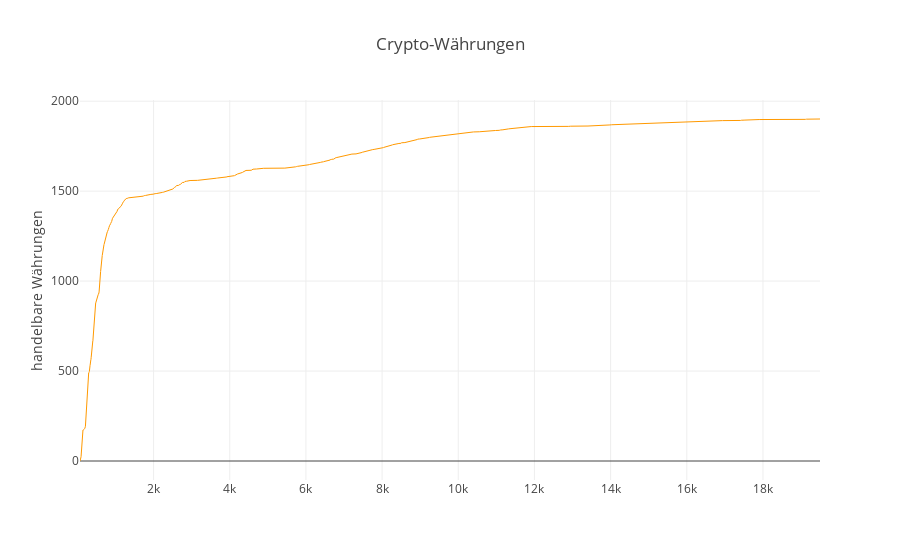

Notebook code cell kept with this figure:
### Code cell
#reshape to create scatter plot with x=close values, y=index
#relativ dämlich!

from plotly import tools
import plotly.offline as py
py.init_notebook_mode(connected=True)
import plotly.graph_objs as go 

trace0 = go.Scatter(
    x= df_BTC_close['close'], 
    y= df_BTC_close['index'],
    name='density',
    mode = 'lines',
    line = dict(
        color = ('rgb(255,153,0)'),
        width = 1)
       
    

)

data = [trace0]
layout = go.Layout(
    title='Crypto-Währungen',
    yaxis={
        'title': 'handelbare Währungen',
        'nticks': 10,
        
    },
    yaxis2={
        'title': 'Zeit',
        'nticks': 10,
    }
)
fig = go.Figure(data=data, layout=layout)
py.iplot(fig, filename='cryto-overview')

### Figure 1 — Plotly figure (JSON) as saved in the notebook; plotly's stock layout.template omitted (floating-point values rounded to 4 significant figures; data arrays with more than 128 entries replaced by an {"elided": "..."} marker saying what was removed)
{"data": [{"line": {"color": "rgb(255,153,0)", "width": 1}, "mode": "lines", "name": "density", "type": "scatter", "x": {"elided": "1902 float values"}, "y": {"elided": "1902 int values"}}], "layout": {"title": "Crypto-Währungen", "yaxis": {"nticks": 10, "title": "handelbare Währungen"}, "yaxis2": {"nticks": 10, "title": "Zeit"}}}
